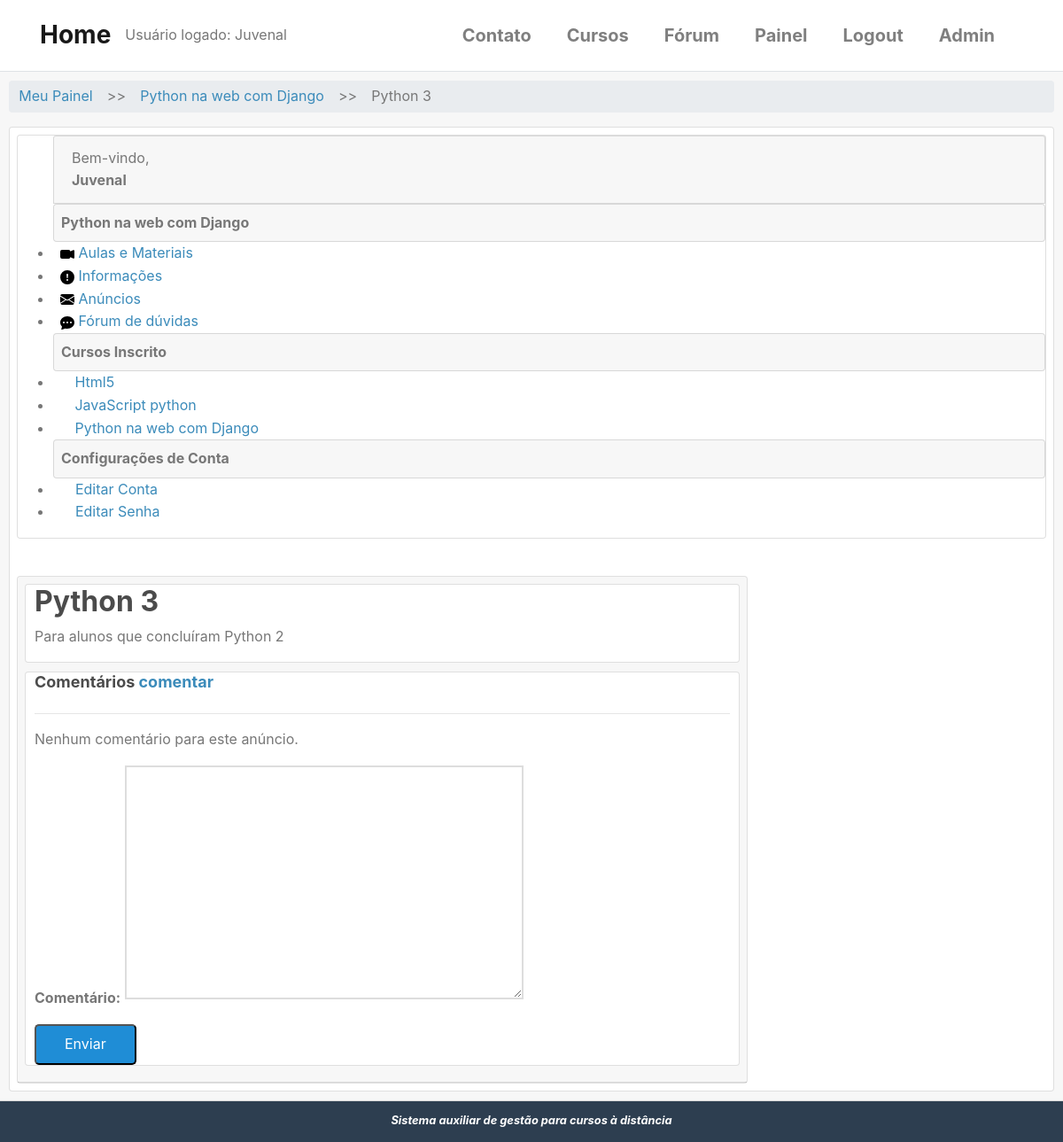
The page /cursos/python-na-web-com-django/anuncio/9/ (signed in) on the database as committed earlier.
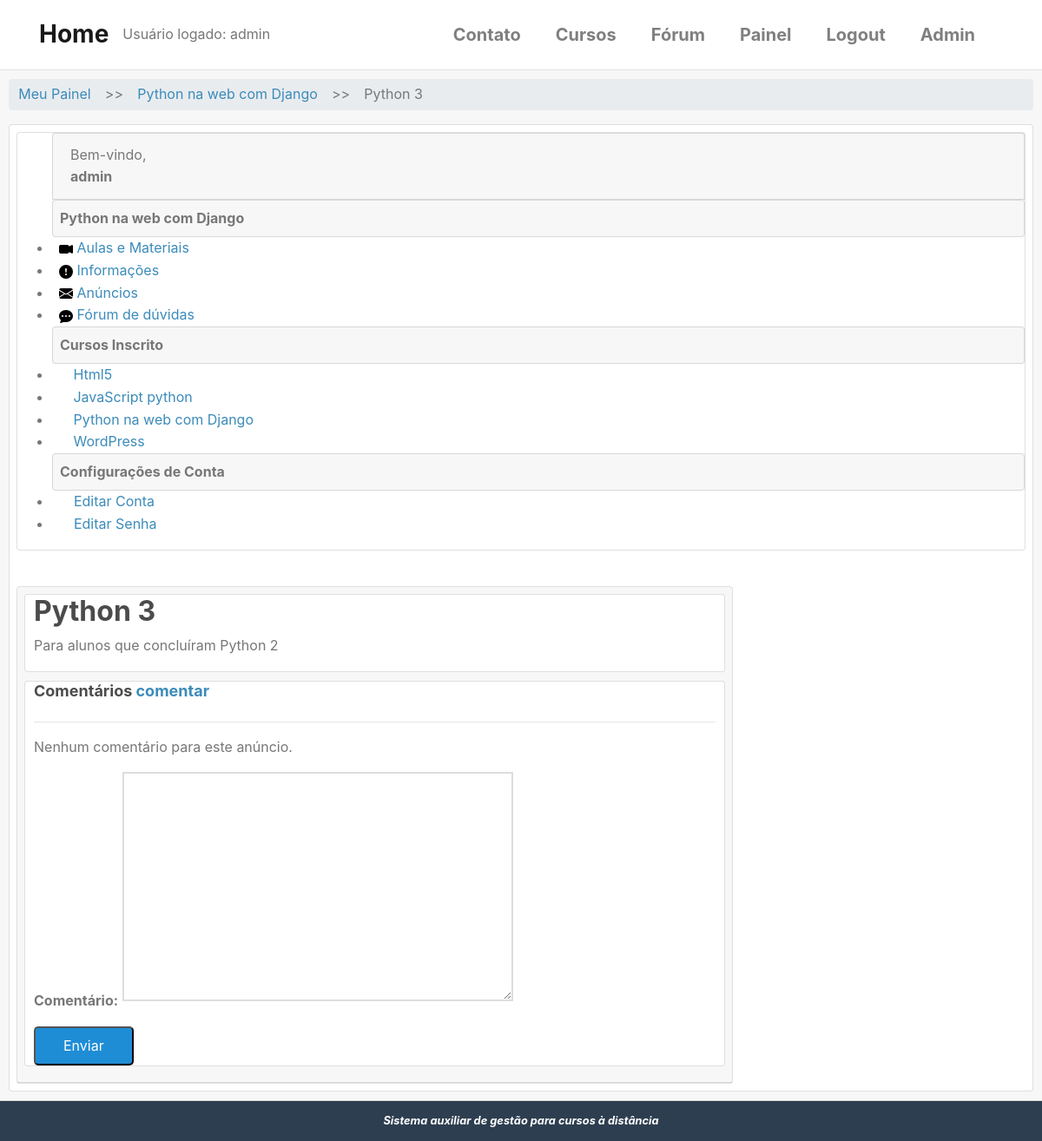
The same page on the database as committed later.
### accounts/models.py (models this page shows, shortened)
class User(AbstractBaseUser, PermissionsMixin):
    username = models.CharField(
        'Usuário', max_length=30, unique=True,
        validators = [validators.RegexValidator(re.compile('^[\w.@+-]+$'),
        'O nome de usuário só pode conter letras, dígitos ou os seguintes caracteres: @/ ./ +/ -/ _',
        'Usuário inválido ou já existente!')]
    )
    email = models.EmailField('E-mail', unique=True)
    name = models.CharField('Nome', max_length=100, blank=True)
    is_active = models.BooleanField('Está ativo?', blank=True, default=True)
    is_staff = models.BooleanField('É da equipe?', blank=True, default=False)
    date_joined = models.DateTimeField('Data de Entrada', auto_now_add=True)
    objects = UserManager()
    USERNAME_FIELD = 'username'
    REQUIRED_FIELDS = ['email']
    class Meta:
        verbose_name = 'Usuário'
        verbose_name_plural = 'Usuários'
    def __str__(self):
        return self.name or self.username

### cursos/models.py (models this page shows, shortened)
class Enrollment(models.Model):
    STATUS_CHOICES = (
        (0, 'Pendente'),
        (1, 'Aprovado'),
        (2, 'Cancelado'),
        (3, 'Recusado'),
    )
    usuario = models.ForeignKey(
        settings.AUTH_USER_MODEL,
        verbose_name='Usuário',
        related_name='enrollments',
        on_delete=models.DO_NOTHING
    )
    curso = models.ForeignKey(
        Cursos, verbose_name='Curso',
        related_name='enrollments',
        on_delete=models.DO_NOTHING
    )
    status = models.ImageField(
        'Situação',
        choices=STATUS_CHOICES,
        default=0,
        blank=True
    )
    criado_em = models.DateTimeField('Criado em', auto_now_add=True)
    atualizado_em = models.DateTimeField('Atualizado em ', auto_now_add=True)
    class Meta:
        verbose_name = 'Inscrição'
        verbose_name_plural = 'Inscrições'
        """
        unique_together/unicidade - combina a unicidade entre cursos e usuário,
        ou seja, cada usuário se increve apenas uma vez para cada curso.
        """
        unique_together = (('usuario', 'curso'),)

class Cursos(models.Model):
    nome = models.CharField('Nome', max_length=100)
    slug = models.SlugField('Atalho')
    descricao = models.TextField('Descrição Simples', blank=True)
    sobre = models.TextField('Sobre o Curso', blank=True)
    data_inicial = models.DateField(
        'Data de início', null=True, blank=True,
    )
    imagem = models.ImageField(
        upload_to='cursos/imagens', verbose_name='Imagem',
        null=True, blank=True
    )
    criado_em = models.DateTimeField('Criado em', auto_now_add=True)
    atualizado_em = models.DateTimeField('Atualizado em ', auto_now_add=True)
    objects = CursosManager()
    def __str__(self):
        return str(self.nome)
    class Meta:
        verbose_name = 'Curso'
        verbose_name_plural = 'Cursos'
        ordering = ['nome']  # ['-name'] ordem decrescente

### cursos/decorators.py (the view, shortened to what this page needs)
    def _wrapper(request, *args, **kwargs):
        slug = kwargs['slug']
        curso = get_object_or_404(Cursos, slug=slug)
        has_permission = request.user.is_staff
        if not has_permission:
            messages.error(request, message)
            return redirect('accounts:dashboard')
        request.curso = curso
        return view_func(request, *args, **kwargs)

### cursos/forms.py
class ComentariosForm(forms.ModelForm):
    class Meta:
        model = Comentarios
        fields = ('comentario',)

### cursos/models.py (called while the page is built)
    def __str__(self):
        return self.titulo

### cursos/templatetags/cursos_tags.py (called while the page is built)
@register.simple_tag
def listar_meus_cursos(user):
    return Enrollment.objects.filter(usuario=user)

### cursos/views.py (called while the page is built, shortened)
@login_required
@inscrição_required
def painel_anuncio(request, slug, pk):
    curso = request.curso
    anuncio = get_object_or_404(curso.anuncios.all(), pk=pk)
    form = ComentariosForm(request.POST or None)
    template_name = 'cursos/anuncio.html'
    context = {
        'curso': curso,
        'anuncio': anuncio,
        'form': form,
    }
    return render(request, template_name, context)

### cursos/templates/cursos/anuncio.html (shortened to what this page needs)
{% extends "cursos/cursos_dashboard.html" %}
{% load static %}
{% block breadcrumb %}
    {{ block.super }}
    <li style='margin: 5px;'>>></li>
    <li><a>{{ anuncio }}</a></li>
{% endblock %}
{% block dashboard_content %}
    <div class="container" style="padding: 0px;">
        <div class="card" style="padding: 0px 10px; margin-bottom: 10px;">
            <h2>{{ anuncio }}</h2>
            {{ anuncio.conteudo|linebreaks }}
        </div>
    </div>
    <div class="container" style="padding: 0px;">
        <div class="card" style="padding: 0px 10px; margin-bottom: 10px;">
            <h4 id="id_comentario">Comentários
            <a href="#add_coment" class="fight">comentar</a></h4>
            <hr>
            {% for coment in anuncio.comentarios.all %}
                <p class="mb-1">
                    <strong>{{ coment.usuario }}</strong> comentou à {{ coment.criado_em|timesince }} atrás: <br/>
                </p>
                <p class="mt-1">
                    {{ coment.comentario|linebreaksbr }}
                </p>
                <hr>
                {% empty %}
                <p>
                    Nenhum comentário para este anúncio.
                </p>
            {% endfor %}
            <form method="post" action="" class="pure-form pure-form-stacked" id="add_comment">
                <fieldset>
                    {% for field in form%}
                    <div class="pure-control-group">
                        {{ field.label_tag }}
                        {{ field }}
                    </div>
                    {% endfor %}
                    <div class="pure-controls">
                        <button class="pure-button pure-button-primary">Enviar</button>
                    </div>
                </fieldset>
            </form>
        </div>
    </div>
{% endblock dashboard_content %}

### templates/accounts/dashboard.html (shortened to what this page needs)
{% extends "base.html" %}
{% load static %}
{% load cursos_tags %}
{% block content %}
{% listar_meus_cursos user as enrollments %}
<div class="card-header" style='padding: 10px;'>
    <div class="">
        <ul class="breadcrumb pure-menu-heading">
            {% block breadcrumb %}
            <li><a class="" href="{% url 'accounts:painel' %}">Meu Painel</a></li>
            {% endblock %}
        </ul>
    </div>
    <div class="card" style='margin: auto;'>
        <div class="pure-g-r content-ribbon">
            <div class="pure-u-1-4 m-2">
                <div class="card pure-menu pure-menu-open">
                    <ul>
                        <li class="card card-header">
                            Bem-vindo, <strong>{{ user }}</strong>
                        </li>
                        {% block menu_options %}
                        <li class="card card-header p-2"><strong>Cursos Inscrito</strong></li>
                        {% for enrollment in enrollments %}
                        <li>
                            <a href="{% url 'cursos:anuncios' enrollment.curso.slug %}">
                                <i class="fa fa-book pr-1"></i>{{ enrollment.curso }}
                            </a>
                        </li>
                        {% empty %}
                        <li style='padding: 5px 0 5px 15px;'>Não há inscrições</li>
                        {% endfor %}
                        <li class="card card-header p-2"><strong>Configurações de Conta</strong></li>
                        <li>
                            <a href="{% url 'accounts:editar_usuario' %}">
                                <i class="fa fa-cog"></i>
                                Editar Conta
                            </a>
                        </li>
                        <li>
                            <a href="{% url 'accounts:editar_senha' %}">
                            <i class="fa fa-lock"></i>
                            Editar Senha</a>
                        </li>
                        {% endblock menu_options %}
                    </ul>
                </div>
            </div>
            <br>
            <div class="carddash pure-u-2-3 m-2">
                <div class="card">
                    <div class="card-header p-2">
                    {% block dashboard_content %}{% endblock %}
                    </div>
                </div>
            </div>
        </div>
    </div>
</div>
{% endblock content %}

### templates/base.html (shortened to what this page needs)
{% load static %}
<!DOCTYPE html>
<html lang="pt-BR">
<head>
    <link rel="stylesheet" href="https://cdn.jsdelivr.net/npm/bootstrap@4.5.3/dist/css/bootstrap.min.css"
>
    <link rel="stylesheet" href="http://yui.yahooapis.com/pure/0.3.0/pure-min.css">
    <link rel="stylesheet" href="{% static 'css/styles1.css' %}"/>
    <link rel="stylesheet" href="{% static 'css/font-awesome.css' %}"/>
</head>
<div class="container-flex">
    <nav class="navbar navbar-expand-sm py-3 border-bottom navbar-light" style='margin-bottom: 0'>
        <div class="container">
            <a href="{% url 'home' %}" class="navbar-brand">
                <span class="font-weight-bold h3">Home</span>
            </a>
            Usuário logado: {{ user }}
            <div class="collapse navbar-collapse" id="navbarCollapse">
                <ul class="navbar-nav ml-auto">
                    <li class="nav-item">
                        <a href="{% url 'contato' %}" class="nav-link lead mr-4 font-weight-bold">Contato</a>
                    </li>
                    <li class="nav-item">
                        <a href="{% url 'cursos:lista_cursos' %}" class="nav-link lead mr-4 font-weight-bold">Cursos</a>
                    </li>
                    <li class="nav-item">
                        <a href="{% url 'forum:forum_index' %}" class="nav-link lead mr-4 font-weight-bold">Fórum</a>
                    </li>
                    {% if user.is_authenticated %}
                    <li class="nav-item">
                        <a href="{% url 'accounts:painel' %}" class="nav-link lead mr-4 font-weight-bold">Painel</a>
                    </li>
                    <li class="nav-item">
                        <a href="{% url 'accounts:logout' %}" class="nav-link lead mr-4 font-weight-bold">Logout</a>
                    </li>
                    {% endif %}
                    {% if user.is_superuser %}
                    <li class="nav-item">
                        <a href="/admin/" class="nav-link lead mr-4 font-weight-bold">Admin</a>
                    </li>
                    {% endif %}
                </ul>
            </div>
        </div>
    </nav>
    {% block content %}
    {% endblock %}
    <div class="footer">
        <i><b>Sistema auxiliar de gestão para cursos à distância</b></i>
    </div>
</div>
</html>

Rows that differ between the two databases and show on the page:
changed User: name+username "Juvenal" → "admin"
added Enrollment: curso "WordPress"
